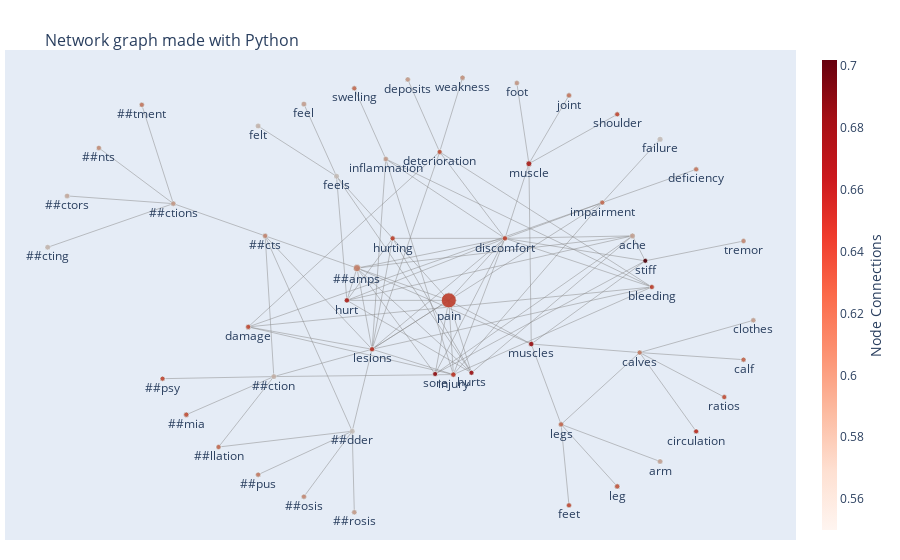

Here is the notebook cell this chart was saved with:
### Code cell
ADR.plotGraph()

### Figure 1 — Plotly figure (JSON) as saved in the notebook; plotly's stock layout.template omitted (floating-point values rounded to 4 significant figures; data arrays with more than 128 entries replaced by an {"elided": "..."} marker saying what was removed)
{"data": [{"hoverinfo": "none", "line": {"color": "#888", "width": 0.5}, "mode": "lines", "type": "scatter", "x": {"elided": "291 float values"}, "y": {"elided": "291 float values"}}, {"marker": {"color": [], "colorscale": [[0, "rgb(255,255,217)"], [0.125, "rgb(237,248,177)"], [0.25, "rgb(199,233,180)"], [0.375, "rgb(127,205,187)"], [0.5, "rgb(65,182,196)"], [0.625, "rgb(29,145,192)"], [0.75, "rgb(34,94,168)"], [0.875, "rgb(37,52,148)"], [1, "rgb(8,29,88)"]], "line": {"width": 0}, "reversescale": true, "showscale": false, "size": [15.0, 5.232, 5.125, 7.121, 5.339, 5.214, 5.036, 5.357, 5.053, 5.428, 5.053, 5.053, 5, 5.41, 5.125, 5.018, 5.018, 5.82, 5.071, 5.018, 5.036, 5.089, 5, 5.018, 5.053, 5, 5, 5.071, 5.303, 5.053, 5.018, 5.071, 5, 5.071, 5.267, 5.071, 5, 5.018, 5, 5, 5, 5, 5.018, 5.018, 5, 5.178, 5.018, 5, 5, 5.036, 5.089, 5, 5.018]}, "mode": "markers+text", "text": ["pain", "discomfort", "hurting", "##amps", "hurt", "lesions", "sore", "injury", "hurts", "muscles", "##cts", "bleeding", "stiff", "ache", "damage", "impairment", "feels", "muscle", "legs", "calves", "##ctions", "##ction", "##dder", "deterioration", "inflammation", "tremor", "deficiency", "failure", "feel", "felt", "shoulder", "joint", "foot", "feet", "leg", "arm", "circulation", "ratios", "calf", "clothes", "##tment", "##nts", "##ctors", "##cting", "##psy", "##mia", "##llation", "##pus", "##osis", "##rosis", "weakness", "deposits", "swelling"], "textposition": "bottom center", "type": "scatter", "x": [320.4, 360.1, 280.8, 255.6, 248.4, 266.2, 310.8, 323.6, 336.4, 378.7, 190.7, 463.8, 459.2, 450.2, 178.7, 428.9, 241.1, 377.0, 399.8, 455.2, 125.8, 196.8, 252.2, 314.0, 275.9, 528.6, 495.2, 469.7, 218.1, 185.7, 439.4, 405.3, 368.5, 405.3, 439.4, 469.7, 495.2, 515.0, 528.6, 535.5, 103.5, 73.19, 50.78, 37.05, 118.2, 135.0, 157.8, 185.7, 218.1, 253.7, 330.1, 291.4, 253.7], "y": [223.4, 283.5, 283.5, 254.7, 223.4, 176.1, 152.1, 151.5, 153.2, 181.1, 285.9, 236.3, 261.7, 285.9, 197.7, 318.2, 343.6, 355.8, 103.2, 172.8, 317.1, 149.6, 96.62, 367.3, 360.4, 280.9, 350.4, 379.6, 413.6, 392.3, 403.7, 422.1, 434.0, 24.81, 43.16, 67.31, 96.47, 129.7, 166.0, 204.1, 412.9, 371.1, 324.6, 274.9, 147.5, 112.6, 81.31, 54.55, 33.22, 18, 439.2, 437.5, 428.9]}, {"hoverinfo": "text", "marker": {"color": [0.636, 0.633, 0.634, 0.599, 0.653, 0.642, 0.672, 0.64, 0.664, 0.666, 0.595, 0.635, 0.702, 0.577, 0.63, 0.61, 0.552, 0.655, 0.612, 0.6, 0.582, 0.565, 0.55, 0.625, 0.581, 0.593, 0.604, 0.552, 0.578, 0.562, 0.631, 0.604, 0.585, 0.63, 0.622, 0.577, 0.645, 0.628, 0.614, 0.58, 0.603, 0.591, 0.572, 0.56, 0.631, 0.627, 0.611, 0.602, 0.593, 0.581, 0.587, 0.582, 0.61], "colorbar": {"thickness": 15, "title": {"side": "right", "text": "Node Connections"}, "xanchor": "left"}, "colorscale": [[0, "rgb(255,245,240)"], [0.125, "rgb(254,224,210)"], [0.25, "rgb(252,187,161)"], [0.375, "rgb(252,146,114)"], [0.5, "rgb(251,106,74)"], [0.625, "rgb(239,59,44)"], [0.75, "rgb(203,24,29)"], [0.875, "rgb(165,15,21)"], [1, "rgb(103,0,13)"]], "line": {"width": 1}, "reversescale": false, "showscale": true, "size": [15.0, 5.232, 5.125, 7.121, 5.339, 5.214, 5.036, 5.357, 5.053, 5.428, 5.053, 5.053, 5, 5.41, 5.125, 5.018, 5.018, 5.82, 5.071, 5.018, 5.036, 5.089, 5, 5.018, 5.053, 5, 5, 5.071, 5.303, 5.053, 5.018, 5.071, 5, 5.071, 5.267, 5.071, 5, 5.018, 5, 5, 5, 5, 5.018, 5.018, 5, 5.178, 5.018, 5, 5, 5.036, 5.089, 5, 5.018]}, "mode": "markers", "text": ["pain <br>Count : 562 <br>Score : 0.636", "discomfort <br>Count : 14 <br>Score : 0.633", "hurting <br>Count : 8 <br>Score : 0.634", "##amps <br>Count : 120 <br>Score : 0.599", "hurt <br>Count : 20 <br>Score : 0.653", "lesions <br>Count : 13 <br>Score : 0.642", "sore <br>Count : 3 <br>Score : 0.672", "injury <br>Count : 21 <br>Score : 0.64", "hurts <br>Count : 4 <br>Score : 0.664", "muscles <br>Count : 25 <br>Score : 0.666", "##cts <br>Count : 4 <br>Score : 0.595", "bleeding <br>Count : 4 <br>Score : 0.635", "stiff <br>Count : 1 <br>Score : 0.702", "ache <br>Count : 24 <br>Score : 0.577", "damage <br>Count : 8 <br>Score : 0.63", "impairment <br>Count : 2 <br>Score : 0.61", "feels <br>Count : 2 <br>Score : 0.552", "muscle <br>Count : 47 <br>Score : 0.655", "legs <br>Count : 5 <br>Score : 0.612", "calves <br>Count : 2 <br>Score : 0.6", "##ctions <br>Count : 3 <br>Score : 0.582", "##ction <br>Count : 6 <br>Score : 0.565", "##dder <br>Count : 1 <br>Score : 0.55", "deterioration <br>Count : 2 <br>Score : 0.625", "inflammation <br>Count : 4 <br>Score : 0.581", "tremor <br>Count : 1 <br>Score : 0.593", "deficiency <br>Count : 1 <br>Score : 0.604", "failure <br>Count : 5 <br>Score : 0.552", "feel <br>Count : 18 <br>Score : 0.578", "felt <br>Count : 4 <br>Score : 0.562", "shoulder <br>Count : 2 <br>Score : 0.631", "joint <br>Count : 5 <br>Score : 0.604", "foot <br>Count : 1 <br>Score : 0.585", "feet <br>Count : 5 <br>Score : 0.63", "leg <br>Count : 16 <br>Score : 0.622", "arm <br>Count : 5 <br>Score : 0.577", "circulation <br>Count : 1 <br>Score : 0.645", "ratios <br>Count : 2 <br>Score : 0.628", "calf <br>Count : 1 <br>Score : 0.614", "clothes <br>Count : 1 <br>Score : 0.58", "##tment <br>Count : 1 <br>Score : 0.603", "##nts <br>Count : 1 <br>Score : 0.591", "##ctors <br>Count : 2 <br>Score : 0.572", "##cting <br>Count : 2 <br>Score : 0.56", "##psy <br>Count : 1 <br>Score : 0.631", "##mia <br>Count : 11 <br>Score : 0.627", "##llation <br>Count : 2 <br>Score : 0.611", "##pus <br>Count : 1 <br>Score : 0.602", "##osis <br>Count : 1 <br>Score : 0.593", "##rosis <br>Count : 3 <br>Score : 0.581", "weakness <br>Count : 6 <br>Score : 0.587", "deposits <br>Count : 1 <br>Score : 0.582", "swelling <br>Count : 2 <br>Score : 0.61"], "type": "scatter", "x": [320.4, 360.1, 280.8, 255.6, 248.4, 266.2, 310.8, 323.6, 336.4, 378.7, 190.7, 463.8, 459.2, 450.2, 178.7, 428.9, 241.1, 377.0, 399.8, 455.2, 125.8, 196.8, 252.2, 314.0, 275.9, 528.6, 495.2, 469.7, 218.1, 185.7, 439.4, 405.3, 368.5, 405.3, 439.4, 469.7, 495.2, 515.0, 528.6, 535.5, 103.5, 73.19, 50.78, 37.05, 118.2, 135.0, 157.8, 185.7, 218.1, 253.7, 330.1, 291.4, 253.7], "y": [223.4, 283.5, 283.5, 254.7, 223.4, 176.1, 152.1, 151.5, 153.2, 181.1, 285.9, 236.3, 261.7, 285.9, 197.7, 318.2, 343.6, 355.8, 103.2, 172.8, 317.1, 149.6, 96.62, 367.3, 360.4, 280.9, 350.4, 379.6, 413.6, 392.3, 403.7, 422.1, 434.0, 24.81, 43.16, 67.31, 96.47, 129.7, 166.0, 204.1, 412.9, 371.1, 324.6, 274.9, 147.5, 112.6, 81.31, 54.55, 33.22, 18, 439.2, 437.5, 428.9]}], "layout": {"hovermode": "closest", "margin": {"b": 20, "l": 5, "r": 5, "t": 50}, "showlegend": false, "title": {"font": {"size": 16}, "text": "<br>Network graph made with Python"}, "xaxis": {"showgrid": false, "showticklabels": false, "zeroline": false}, "yaxis": {"showgrid": false, "showticklabels": false, "zeroline": false}}}
